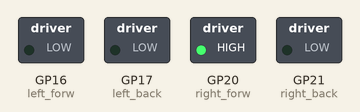
This program was run on a simulated Raspberry Pi Pico running MicroPython. On the bench: switched loads named in the program (green lamp = pin HIGH). At 8.0 s the program stops and its outputs stay as they are.

Above: at 0.1 s.
At 2.1 s:
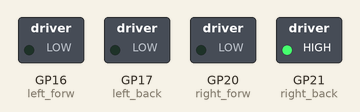
At 4.1 s:
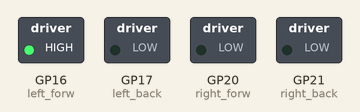
At 6.1 s:
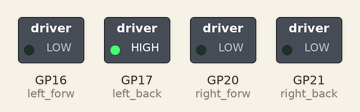
At 7.1 s:
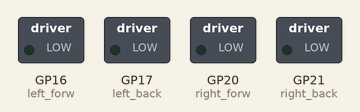
Timing chart, 0 to 8.6 s (numbered marks = the images above):
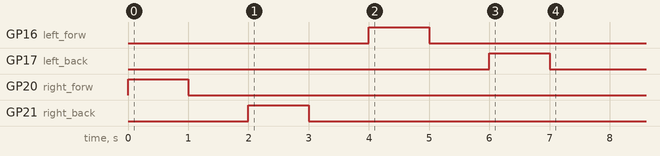

The program:

picow_test-motor.py
```python
from machine import Pin
import time

lf = 16		# 左モータ正転（前進）
lb = 17		# 左モータ反転（後進）
rf = 20		# 右モータ正転（前進）
rb = 21		# 右モータ反転（後進）

left_forw = Pin( lf, Pin.OUT )
left_back = Pin( lb, Pin.OUT )
right_forw = Pin( rf, Pin.OUT )
right_back = Pin( rb, Pin.OUT )

left_forw.low()
left_back.low()
right_forw.low()
right_back.low()

# Test Start
right_forw.high()
time.sleep( 1 )
right_forw.low()
time.sleep( 1 )

right_back.high()
time.sleep( 1 )
right_back.low()
time.sleep( 1 )

left_forw.high()
time.sleep( 1 )
left_forw.low()
time.sleep( 1 )

left_back.high()
time.sleep( 1 )
left_back.low()
time.sleep( 1 )
```

Measured:
- by itself, GP16 (left_forw): LOW → HIGH at 4.0 s, → LOW 1.0 s later
- by itself, GP17 (left_back): LOW → HIGH at 6.0 s, → LOW 1.0 s later
- by itself, GP20 (right_forw): LOW → HIGH at 0.00 s, → LOW 1.0 s later
- by itself, GP21 (right_back): LOW → HIGH at 2.0 s, → LOW 1.0 s later
